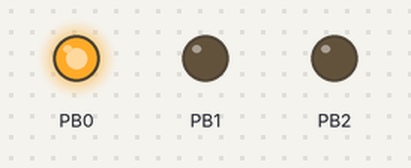
Simulated run of this program. Board: ATmega328P, built with avr-gcc and emulated at 16 MHz. On the bench: output pins drawn as LEDs (lit = HIGH).

Above: at 1.5 s.
At 6.0 s:
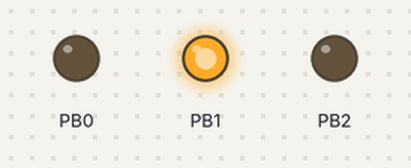
At 15.5 s:
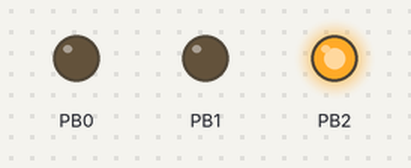
At 22.2 s:
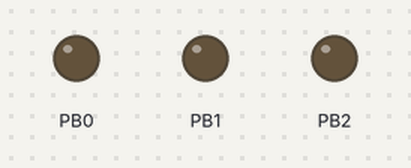
Timing chart, 0 to 24.7 s (numbered marks = the images above):
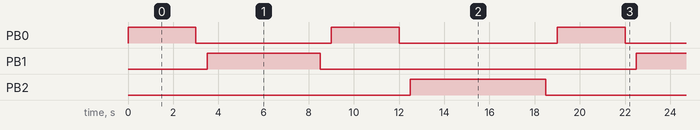

Measured:
- by itself, PB0: repeats every 19.0 s: LOW 6.0 s, HIGH 3.0 s, LOW 7.0 s, HIGH 3.0 s
- by itself, PB1: alternates HIGH for 5.0 s and LOW for 14.0 s
- by itself, PB2: alternates HIGH for 6.0 s and LOW for 13.0 s

The program:

main.c
```c
/*
 * trafic lights.c
 *
 * Created: 20-11-2025 09:38:11
 * Author : adler
 */
#define F_CPU 16000000UL
#include <avr/io.h>
#include <util/delay.h>

void YELLOW();
void RED();
void GREEN();

int main(void)
{
    DDRB = 0b00000111;

    while (1)
    {
		 YELLOW();
		 RED();

		 YELLOW();
		 GREEN();

    }
}

void YELLOW(){
	PORTB|=(1<<PB0);
	_delay_ms(3000);
	PORTB&=~(1<<PB0);
	_delay_ms(500);
}

void RED()
{
	PORTB|=(1<<PB1);
	_delay_ms(5000);
	PORTB&=~(1<<PB1);
	_delay_ms(500);
}

void GREEN()
{
	PORTB|=(1<<PB2);
	_delay_ms(6000);
	PORTB&=~(1<<PB2);
	_delay_ms(500);
}
```
